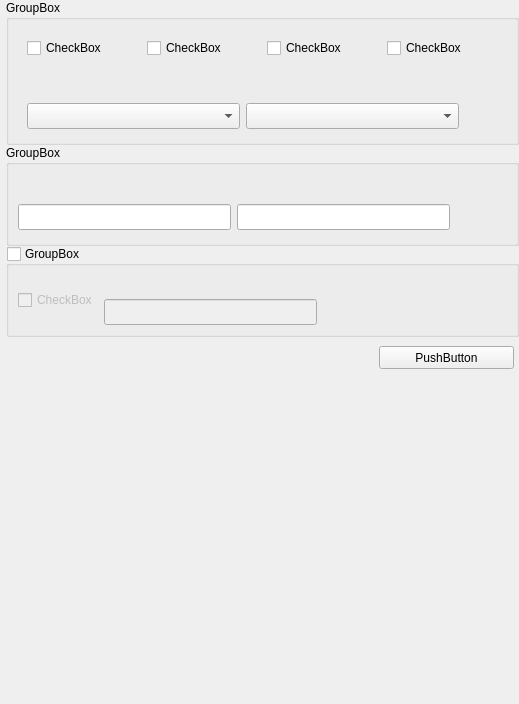
        <widget class="QWidget" name="BufferChecksumPage">
         <attribute name="title">
          <string>Buffer Checksum</string>
         </attribute>
         <layout class="QVBoxLayout" name="verticalLayout_4">
          <property name="spacing">
           <number>0</number>
          </property>
          <property name="leftMargin">
           <number>6</number>
          </property>
          <property name="topMargin">
           <number>0</number>
          </property>
          <property name="rightMargin">
           <number>0</number>
          </property>
          <property name="bottomMargin">
           <number>0</number>
          </property>
          <item>
           <widget class="QGroupBox" name="checkGroup">
            <property name="title">
             <string>GroupBox</string>
            </property>
            <layout class="QVBoxLayout" name="verticalLayout_34">
             <item>
              <widget class="QWidget" name="widget" native="true">
               <layout class="QHBoxLayout" name="horizontalLayout_20">
                <property name="spacing">
                 <number>40</number>
                </property>
                <property name="rightMargin">
                 <number>0</number>
                </property>
                <item>
                 <widget class="QCheckBox" name="checkID">
                  <property name="focusPolicy">
                   <enum>Qt::NoFocus</enum>
                  </property>
                  <property name="text">
                   <string>CheckBox</string>
                  </property>
                 </widget>
                </item>
                <item>
                 <widget class="QCheckBox" name="pinCheck">
                  <property name="focusPolicy">
                   <enum>Qt::NoFocus</enum>
                  </property>
                  <property name="text">
                   <string>CheckBox</string>
                  </property>
                 </widget>
                </item>
                <item>
                 <widget class="QCheckBox" name="chipOverLapCheck">
                  <property name="focusPolicy">
                   <enum>Qt::NoFocus</enum>
                  </property>
                  <property name="text">
                   <string>CheckBox</string>
                  </property>
                 </widget>
                </item>
                <item>
                 <widget class="QCheckBox" name="masterCheck">
                  <property name="focusPolicy">
                   <enum>Qt::NoFocus</enum>
                  </property>
                  <property name="text">
                   <string>CheckBox</string>
                  </property>
                 </widget>
                </item>
                <item>
                 <spacer name="horizontalSpacer_6">
                  <property name="orientation">
                   <enum>Qt::Horizontal</enum>
                  </property>
                  <property name="sizeHint" stdset="0">
                   <size>
                    <width>40</width>
                    <height>20</height>
                   </size>
                  </property>
                 </spacer>
                </item>
               </layout>
              </widget>
             </item>
             <item>
              <widget class="QWidget" name="horizontalWidget_5" native="true">
               <property name="minimumSize">
                <size>
                 <width>0</width>
                 <height>60</height>
                </size>
               </property>
               <property name="maximumSize">
                <size>
                 <width>16777215</width>
                 <height>60</height>
                </size>
               </property>
               <layout class="QHBoxLayout" name="horizontalLayout_15">
                <property name="leftMargin">
                 <number>9</number>
                </property>
                <property name="topMargin">
                 <number>0</number>
                </property>
                <property name="rightMargin">
                 <number>5</number>
                </property>
                <property name="bottomMargin">
                 <number>0</number>
                </property>
                <item>
                 <layout class="QVBoxLayout" name="verticalLayout_15">
                  <item>
                   <layout class="QHBoxLayout" name="horizontalLayout_18">
                    <property name="spacing">
                     <number>0</number>
                    </property>
                    <property name="leftMargin">
                     <number>8</number>
                    </property>
                    <item>
                     <widget class="QLabel" name="InsertModeText">
                      <property name="minimumSize">
                       <size>
                        <width>0</width>
                        <height>18</height>
                       </size>
                      </property>
                      <property name="maximumSize">
                       <size>
                        <width>16777215</width>
                        <height>18</height>
                       </size>
                      </property>
                      <property name="text">
                       <string/>
                      </property>
                     </widget>
                    </item>
                   </layout>
                  </item>
                  <item>
                   <widget class="QComboBox" name="InsertModeComboBox">
                    <property name="minimumSize">
                     <size>
                      <width>213</width>
                      <height>26</height>
                     </size>
                    </property>
                    <property name="maximumSize">
                     <size>
                      <width>213</width>
                      <height>26</height>
                     </size>
                    </property>
                    <property name="focusPolicy">
                     <enum>Qt::NoFocus</enum>
                    </property>
                   </widget>
                  </item>
                 </layout>
                </item>
                <item>
                 <layout class="QVBoxLayout" name="verticalLayout_16">
                  <item>
                   <layout class="QHBoxLayout" name="horizontalLayout_19">
                    <property name="spacing">
                     <number>0</number>
                    </property>
                    <property name="leftMargin">
                     <number>8</number>
                    </property>
                    <item>
                     <widget class="QLabel" name="typeText">
                      <property name="minimumSize">
                       <size>
                        <width>0</width>
                        <height>18</height>
                       </size>
                      </property>
                      <property name="maximumSize">
                       <size>
                        <width>16777215</width>
                        <height>18</height>
                       </size>
                      </property>
                      <property name="text">
                       <string/>
                      </property>
                     </widget>
                    </item>
                   </layout>
                  </item>
                  <item>
                   <widget class="QComboBox" name="typeComboBox">
                    <property name="minimumSize">
                     <size>
                      <width>213</width>
                      <height>26</height>
                     </size>
                    </property>
                    <property name="maximumSize">
                     <size>
                      <width>213</width>
                      <height>26</height>
                     </size>
                    </property>
                    <property name="focusPolicy">
                     <enum>Qt::NoFocus</enum>
                    </property>
                   </widget>
                  </item>
                 </layout>
                </item>
                <item>
                 <spacer name="horizontalSpacer_8">
                  <property name="orientation">
                   <enum>Qt::Horizontal</enum>
                  </property>
                  <property name="sizeHint" stdset="0">
                   <size>
                    <width>40</width>
                    <height>20</height>
                   </size>
                  </property>
                 </spacer>
                </item>
               </layout>
              </widget>
             </item>
            </layout>
           </widget>
          </item>
          <item>
           <widget class="QGroupBox" name="userRowGroup">
            <property name="minimumSize">
             <size>
              <width>0</width>
              <height>100</height>
             </size>
            </property>
            <property name="title">
             <string>GroupBox</string>
            </property>
            <layout class="QVBoxLayout" name="verticalLayout_27">
             <property name="spacing">
              <number>0</number>
             </property>
             <item>
              <widget class="QWidget" name="horizontalWidget_9" native="true">
               <property name="minimumSize">
                <size>
                 <width>0</width>
                 <height>60</height>
                </size>
               </property>
               <property name="maximumSize">
                <size>
                 <width>16777215</width>
                 <height>60</height>
                </size>
               </property>
               <layout class="QHBoxLayout" name="horizontalLayout_28">
                <property name="leftMargin">
                 <number>0</number>
                </property>
                <property name="topMargin">
                 <number>0</number>
                </property>
                <property name="rightMargin">
                 <number>5</number>
                </property>
                <property name="bottomMargin">
                 <number>0</number>
                </property>
                <item>
                 <layout class="QVBoxLayout" name="verticalLayout_17">
                  <item>
                   <layout class="QHBoxLayout" name="horizontalLayout_29">
                    <property name="spacing">
                     <number>0</number>
                    </property>
                    <property name="leftMargin">
                     <number>8</number>
                    </property>
                    <item>
                     <widget class="QLabel" name="startAddressText">
                      <property name="minimumSize">
                       <size>
                        <width>0</width>
                        <height>18</height>
                       </size>
                      </property>
                      <property name="maximumSize">
                       <size>
                        <width>16777215</width>
                        <height>18</height>
                       </size>
                      </property>
                      <property name="text">
                       <string/>
                      </property>
                     </widget>
                    </item>
                   </layout>
                  </item>
                  <item>
                   <widget class="QLineEdit" name="startAddressEdit">
                    <property name="minimumSize">
                     <size>
                      <width>213</width>
                      <height>26</height>
                     </size>
                    </property>
                    <property name="maximumSize">
                     <size>
                      <width>213</width>
                      <height>26</height>
                     </size>
                    </property>
                    <property name="focusPolicy">
                     <enum>Qt::ClickFocus</enum>
                    </property>
                   </widget>
                  </item>
                 </layout>
                </item>
                <item>
                 <layout class="QVBoxLayout" name="verticalLayout_19">
                  <item>
                   <layout class="QHBoxLayout" name="horizontalLayout_30">
                    <property name="spacing">
                     <number>0</number>
                    </property>
                    <property name="leftMargin">
                     <number>8</number>
                    </property>
                    <item>
                     <widget class="QLabel" name="endAddressText">
                      <property name="minimumSize">
                       <size>
                        <width>0</width>
                        <height>18</height>
                       </size>
                      </property>
                      <property name="maximumSize">
                       <size>
                        <width>16777215</width>
                        <height>18</height>
                       </size>
                      </property>
                      <property name="text">
                       <string/>
                      </property>
                     </widget>
                    </item>
                   </layout>
                  </item>
                  <item>
                   <widget class="QLineEdit" name="endAddressEdit">
                    <property name="minimumSize">
                     <size>
                      <width>213</width>
                      <height>26</height>
                     </size>
                    </property>
                    <property name="maximumSize">
                     <size>
                      <width>213</width>
                      <height>26</height>
                     </size>
                    </property>
                    <property name="focusPolicy">
                     <enum>Qt::ClickFocus</enum>
                    </property>
                   </widget>
                  </item>
                 </layout>
                </item>
                <item>
                 <spacer name="horizontalSpacer">
                  <property name="orientation">
                   <enum>Qt::Horizontal</enum>
                  </property>
                  <property name="sizeHint" stdset="0">
                   <size>
                    <width>40</width>
                    <height>20</height>
                   </size>
                  </property>
                 </spacer>
                </item>
               </layout>
              </widget>
             </item>
            </layout>
           </widget>
          </item>
          <item>
           <widget class="QGroupBox" name="UIDGroup">
            <property name="focusPolicy">
             <enum>Qt::NoFocus</enum>
            </property>
            <property name="title">
             <string>GroupBox</string>
            </property>
            <property name="checkable">
             <bool>true</bool>
            </property>
            <property name="checked">
             <bool>false</bool>
            </property>
            <layout class="QHBoxLayout" name="horizontalLayout_40">
             <item>
              <widget class="QCheckBox" name="UIDSwap">
               <property name="text">
                <string>CheckBox</string>
               </property>
              </widget>
             </item>
             <item>
              <layout class="QVBoxLayout" name="verticalLayout_36">
               <item>
                <layout class="QHBoxLayout" name="horizontalLayout_41">
                 <property name="spacing">
                  <number>0</number>
                 </property>
                 <property name="leftMargin">
                  <number>8</number>
                 </property>
                 <item>
                  <widget class="QLabel" name="UIDSwapByteText">
                   <property name="minimumSize">
                    <size>
                     <width>0</width>
                     <height>18</height>
                    </size>
                   </property>
                   <property name="maximumSize">
                    <size>
                     <width>16777215</width>
                     <height>18</height>
                    </size>
                   </property>
                   <property name="text">
                    <string/>
                   </property>
                  </widget>
                 </item>
                </layout>
               </item>
               <item>
                <widget class="QLineEdit" name="UIDSwapEdit">
                 <property name="minimumSize">
                  <size>
                   <width>213</width>
                   <height>26</height>
                  </size>
                 </property>
                 <property name="maximumSize">
                  <size>
                   <width>213</width>
                   <height>26</height>
                  </size>
                 </property>
                 <property name="focusPolicy">
                  <enum>Qt::ClickFocus</enum>
                 </property>
                </widget>
               </item>
              </layout>
             </item>
             <item>
              <spacer name="horizontalSpacer_12">
               <property name="orientation">
                <enum>Qt::Horizontal</enum>
               </property>
               <property name="sizeHint" stdset="0">
                <size>
                 <width>40</width>
                 <height>20</height>
                </size>
               </property>
              </spacer>
             </item>
            </layout>
           </widget>
          </item>
          <item>
           <widget class="QWidget" name="horizontalWidget_6" native="true">
            <property name="minimumSize">
             <size>
              <width>0</width>
              <height>0</height>
             </size>
            </property>
            <property name="maximumSize">
             <size>
              <width>16777215</width>
              <height>16777215</height>
             </size>
            </property>
            <layout class="QHBoxLayout" name="horizontalLayout_21">
             <property name="leftMargin">
              <number>0</number>
             </property>
             <property name="rightMargin">
              <number>5</number>
             </property>
             <item>
              <spacer name="horizontalSpacer_9">
               <property name="orientation">
                <enum>Qt::Horizontal</enum>
               </property>
               <property name="sizeHint" stdset="0">
                <size>
                 <width>40</width>
                 <height>20</height>
                </size>
               </property>
              </spacer>
             </item>
             <item>
              <widget class="QPushButton" name="driverButton">
               <property name="minimumSize">
                <size>
                 <width>135</width>
                 <height>23</height>
                </size>
               </property>
               <property name="maximumSize">
                <size>
                 <width>135</width>
                 <height>23</height>
                </size>
               </property>
               <property name="focusPolicy">
                <enum>Qt::NoFocus</enum>
               </property>
               <property name="text">
                <string>PushButton</string>
               </property>
              </widget>
             </item>
            </layout>
           </widget>
          </item>
          <item>
           <spacer name="verticalSpacer_4">
            <property name="orientation">
             <enum>Qt::Vertical</enum>
            </property>
            <property name="sizeHint" stdset="0">
             <size>
              <width>20</width>
              <height>326</height>
             </size>
            </property>
           </spacer>
          </item>
         </layout>
        </widget>
